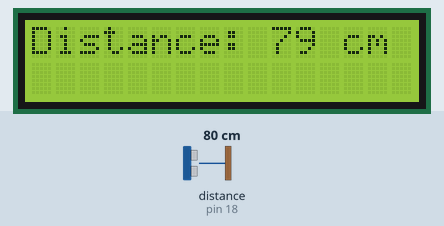
This sketch was run on a simulated Arduino Uno, built with avr-gcc and run on an emulated ATmega328P. Shown: 16×2 character LCD. Wiring (inferred from the names in the program): ultrasonic range finder: trigger pin 19; echo pin 18. Inputs (shaded band) come from the test bench; at power-on: distance to the obstacle (sensor on pin 18) 80 cm. The echo pulse lasts 58.3 µs per cm.

Above: at 1.2 s.
1.3 s: distance to the obstacle (sensor on pin 18) set to 2 cm
At 2.0 s:
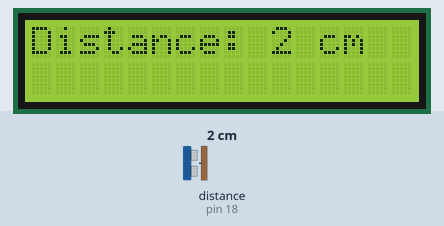
3.0 s: distance to the obstacle (sensor on pin 18) set to 250 cm
At 4.9 s:
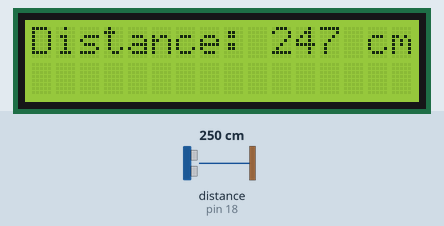
5.1 s: distance to the obstacle (sensor on pin 18) set to 4 cm
At 5.7 s:
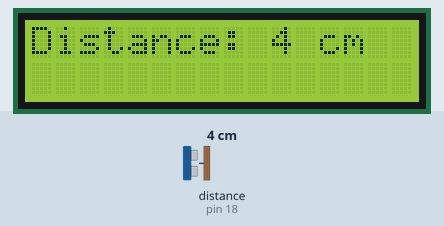
Timing chart, 0 to 8.1 s (numbered marks = the images above; inputs shaded):
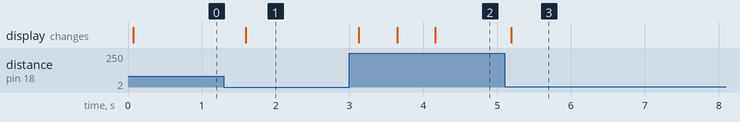

Measured:
- after the input at 1.3 s, the display: changes after 0.30 s (image 1)
- after the input at 3.0 s, the display: changes after 0.13 s (image 2)
- after the input at 5.1 s, the display: changes after 0.09 s (image 3)

The sketch:

distance_on_lcd.ino
```cpp
#include <LiquidCrystal.h>

// Uses ultrasonic sensor to measure distance (cm) and displays on LCD screen
// https://arduinogetstarted.com/tutorials/arduino-ultrasonic-sensor-lcd

// LCD ============================================================================================

// VSS   GND
// VDD   +5V
// V0    middle pin of a 10Kom potentiometer
// RS    2
// RW    GND
// E     3
// D0    none
// D1    none
// D2    none
// D3    none
// D4    4
// D5    5
// D6    6
// D7    7

const int rs = 2, en = 3, d4 = 4, d5 = 5, d6 = 6, d7 = 7;  // LCD pins

LiquidCrystal lcd(rs, en, d4, d5, d6, d7);

// ultrasonic sensor ==============================================================================

// GND     GND
// ECHO    19
// TRIG    18
// VCC     5V

int trigPin = 19, echoPin = 18;  // ultrasonic sensor pins

float duration_us;
int distance_cm;

// ================================================================================================

void setup() {
  lcd.begin(16, 2);  // initialize the lcd

  pinMode(trigPin, OUTPUT);  // config trigger pin to output mode
  pinMode(echoPin, INPUT);   // config echo pin to input mode
}

void loop() {

  // generate 10-microsecond pulse to TRIG pin
  digitalWrite(trigPin, HIGH);
  delayMicroseconds(10);
  digitalWrite(trigPin, LOW);

  // measure duration of pulse from ECHO pin
  duration_us = pulseIn(echoPin, HIGH);

  // calculate the distance
  distance_cm = round(0.017 * duration_us);

  lcd.clear();
  lcd.setCursor(0, 0);  // start to print at the first row
  lcd.print("Distance: ");
  lcd.print(distance_cm);
  lcd.print(" cm");

  delay(500);
}
```
